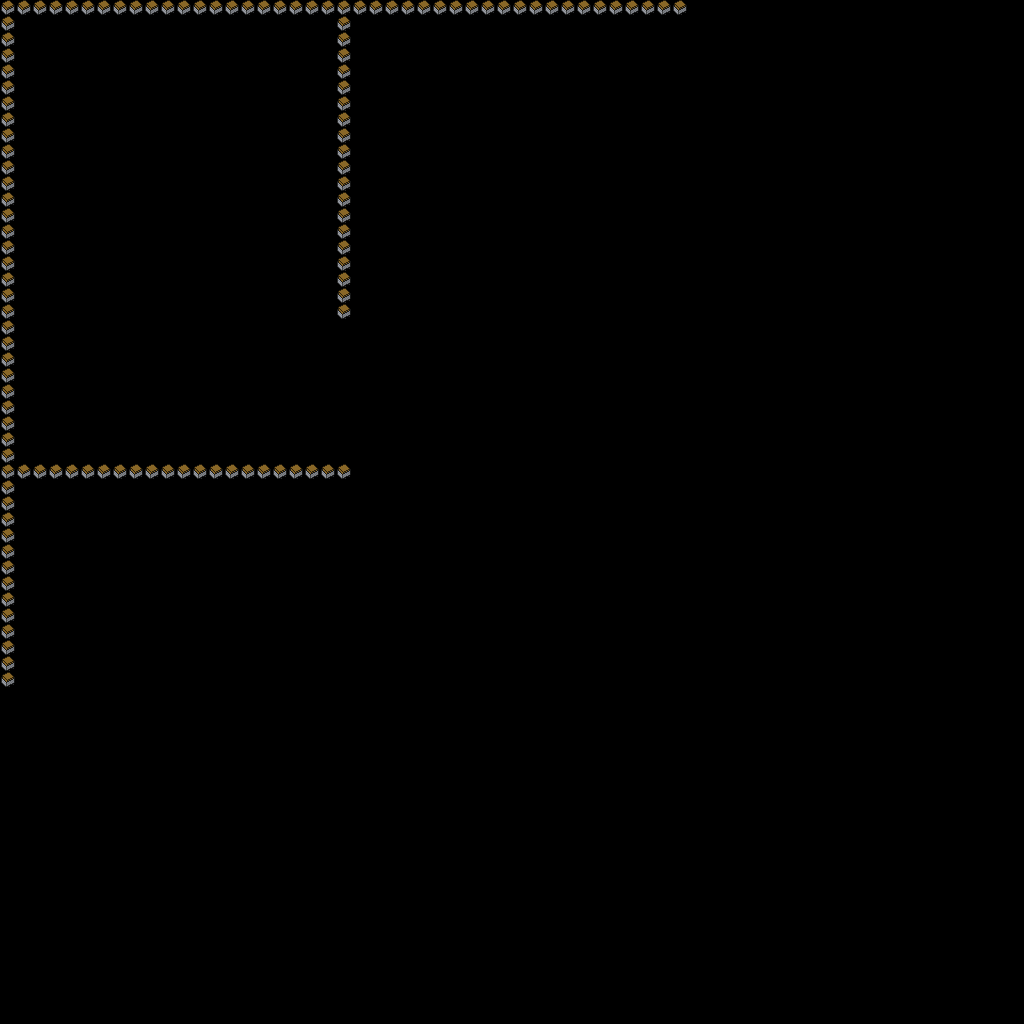

Below is a game level as drawn by its tile map, then a one-line description and the .tmx that defines it (tile-layer data replaced by summaries):
An orthogonal 64x64 tile map with 16x16 px tiles, 1 tile layer (Kachelebene 1).

<map version="1.0" orientation="orthogonal" width="64" height="64" tilewidth="16" tileheight="16">
 <tileset firstgid="1" name="spritesheet_example" tilewidth="16" tileheight="16">
  <image source="spritesheet_example.png" width="256" height="256" />
 </tileset>
 <layer name="Kachelebene 1" width="64" height="64">
  <data>[4096 cells, 125 non-empty, 1 distinct tile ids]</data>
 </layer>
</map>